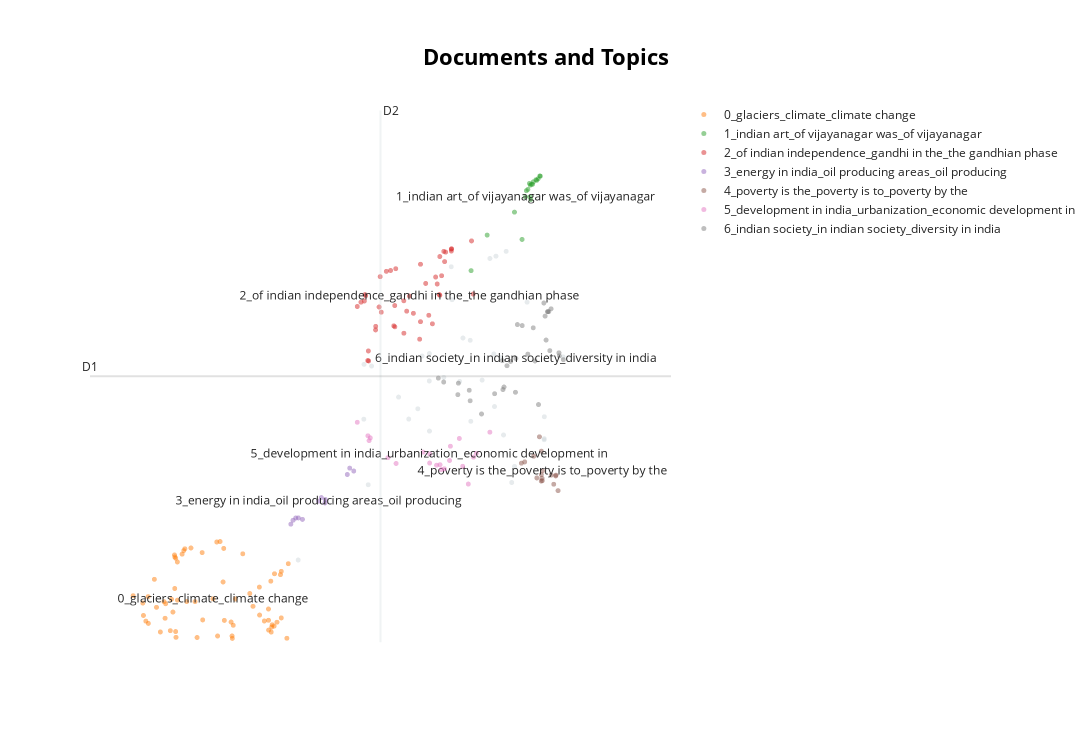

Notebook code cell kept with this figure:
### Code cell
model.visualize_documents(questions)

### Figure 1 — Plotly figure (JSON) as saved in the notebook; plotly's stock layout.template omitted (floating-point values rounded to 4 significant figures)
{"data": [{"hoverinfo": "text", "hovertext": ["Defying the barriers of age, gender and religion, the Indian women became the torchbearer during the struggle for freedom in India. Discuss.", "Trace the rise and growth of socio-religious reform movements with special reference to Young Bengal and Brahmo Samaj.", "Evaluate the nature of the Bhakti Literature and its contribution to Indian culture.", "The life cycle of a joint family depends on economic factors rather than social values. Discuss.", "How does India see its place in the economic space of rising natural resources rich Africa?", "‘Latecomer’ Industrial Revolution in Japan involved certain factors that were markedly different from what West had experienced.” Analyze.", "Elucidate the relationship between globalization and new technology in a world of scarce resources, with special reference to India.", "Explain the role of geographical factors towards the development of Ancient India.", "Defining blue revolution, explain the problems and strategies for pisciculture development in India.", "Examine the uniqueness of tribal knowledge system when compared with mainstream knowledge and cultural systems.", "Critically examine the effect of globalization on the aged population in India.", "Why is India considered as a sub-continent? Elaborate your answer.", "Assess the main administrative issues and socio-cultural problems in the integration process of Indian Princely States.", "The Bhakti movement received a remarkable re-orientation with the advent of Sri Chaitanya Mahaprabhu. Discuss.", "Examine how the decline of traditional artisanal industry in colonial India crippled the rural economy.", "To what extent has the urban planning and culture of the Indus Valley Civilization provided inputs to the present day urbanization?\nDiscuss.", "The political and administrative reorganization of states and territories has been a continuous ongoing process since the mid-nineteenth century. Discuss with examples.", "Discuss the positive and negative effects of globalization on women in India?", "Debate the issue whether and how contemporary movements for assertion of Dalit identity work towards annihilation of caste.", "Discuss whether formation of new states in recent times is beneficial or not for the economy of India.", "‘Communalism arises either due to power struggle or relative deprivation.’ Argue by giving suitable illustrations.", "From being net food importer in 1960s, India has emerged as a net food exporter to the world. Provide reasons.", "Why are the tribals in India referred to as 'the Scheduled Tribes? Indicate the major provisions in the Constitution of India for their upliftment.", "Examine the role of ‘Gig Economy’ in the process of empowerment of women in India.", "“Africa was chopped into states artificially created by accidents of European competition.” Analyze.", "Critically discuss the objectives of Bhoodan and Gramdan movements initiated by AcharyaVinobhaBhave and their success.", "The ancient civilization in Indian sub continent differed from those of Egypt , Mesopotamia and Greece in that its culture and traditions have been preserved without breakdown to the present day. Comment", "What are the two major legal initiatives by the State since Independence addressing discrimination against Scheduled Tribes(STs)?", "Explore and evaluate the impact of ‘Work From Home’ on family relationships.", "COVID-19 pandemic accelerated class inequalities and poverty in India. Comment.", "Why did the Green Revolution in India virtually by-pass the eastern region despite fertile soil and good availability of water?", "Clarify how mid-eighteenth century India was beset with the spectre of a fragmented polity.", "What were the major technological changes introduced during the Sultanate period? How did those technological changes influence the Indian society?", null], "marker": {"color": "#CFD8DC", "opacity": 0.5, "size": 5}, "mode": "markers+text", "name": "other", "showlegend": false, "type": "scattergl", "x": [8.531, 9.599, 9.305, 9.841, 7.362, 7.303, 8.807, 8.06, 6.375, 9.229, 9.141, 8.966, 8.426, 9.161, 7.409, 8.225, 8.223, 9.268, 10.11, 8.222, 9.842, 7.3, 8.798, 9.383, 8.121, 9.076, 9.131, 8.696, 9.84, 9.423, 7.932, 8.543, 7.789, 8.65], "y": [6.564, 5.892, 6.857, 3.304, 2.429, 4.713, 3.634, 3.871, 1.002, 4.84, 3.912, 4.414, 4.465, 6.765, 4.681, 3.447, 4.918, 3.374, 4.855, 4.398, 3.719, 3.673, 5.17, 2.472, 4.87, 6.721, 4.91, 5.213, 3.283, 2.778, 3.675, 5.939, 4.092, 4.389]}, {"hoverinfo": "text", "hovertext": ["Discuss the natural resource potentials of ‘Deccan trap’.", "Bring out the causes for more frequent occurrence of landslides in the Himalayas than in the Western Ghats.", "Discuss the geophysical characteristics of Circum- Pacific Zone.", "What characteristics can be assigned to monsoon climate that succeeds in feeding more than 50 percent of the world population residing in Monsoon Asia?", "What is water stress? How and why does it differ regionally in India?", "Enumerate the problems and prospects of inland water transport in India.", "Examine the status of forest resources of India and its resultant impact on climate change.", "How can the mountain ecosystem be restored from the negative impact of development initiatives and tourism?", "Identify and discuss the factors responsible for diversity of natural vegetation in India. Assess the significance of wildlife sanctuaries in rain forests regions of India.", "South China Sea has assumed great geopolitical significance in the present context. Comment.", "Discuss the meaning of colour-coded weather warnings for cyclone prone areas given by India Meteorological department.", "Define mantle plume and explain its role in plate tectonics.", "Differentiate the causes of landslides in the Himalayan region and Western Ghats.", "How do the melting of the Arctic ice and glaciers of the Antarctic differently affect the weather patterns and human activities on the Earth? Explain.", "What do you understand by the phenomenon of ‘temperature inversion’ in meteorology? How does it affect weather and the habitants of the place?", "Critically evaluate the various resources of the oceans which can be harnessed to meet the resource crisis in the world.", "How are the fjords formed? Why do they constitute some of the most picturesque areas of the world?", "What do you understand by the theory of continental drift? Discuss the prominent evidences in its support.", "Mention the significance of straits and isthmus in international trade.", "Major cities of India are becoming more vulnerable to flood conditions. Discuss.", "Bring out the causes for the formation of heat islands in the urban habitat of the world.", "Tropical cyclones are largely confined to South China Sea, Bay of Bengal and Gulf of Mexico. Why?", "\"The Himalayas are highly prone to landslides.\" Discuss the causes and suggest suitable measures of mitigation.", "The interlinking of rivers can provide viable solutions to the multi-dimensional inter-related problems of droughts, floods and interrupted navigation. Critically examine.", "How does the cryosphere affect global climate?", "Account for the huge flooding of million cities in India including the smart ones like Hyderabad and Pune. Suggest lasting remedial measures.", "Present an account of the Indus Water Treaty and examine its ecological, economic and political implications in the context of changing bilateral relations.", "How do ocean currents and water masses differ in their impacts on marine life and coastal environment? Give suitable examples.", "Discuss the concept of air mass and explain its role in macro-climatic changes.", "The states of Jammu and Kashmir, Himachal Pradesh and Uttarakhand are reaching the limits of ecological carrying capacity due to tourism. Critically evaluate.", "Discuss the causes of depletion of mangroves and explain their importance in maintaining coastal ecology.", "Major hot deserts in northern hemisphere are located between 20-30 deg N latitudes and on the western sides of the continents. Why?", "How will the melting of Himalayan glaciers have a far- reaching impact on the water resources of India?", "Describe the characteristics and types of primary rocks.", "Why is the world today confronted with a crisis of availability of and access to freshwater resources?", "Why is India taking keen interest in the Arctic region?", "The effective management of land and water resources will drastically reduce the human miseries. Explain.", "Why is the South-West monsoon called ‘Purvaiya’ (easterly) in Bhojpur Region? How has this directional seasonal wind system influenced the cultural ethos of the region?", "Account for variations in oceanic salinity and discuss its multi-dimensional effects.", "Discuss the consequences of climate change on the food security in tropical countries.", "Briefly mention the alignment of major mountain ranges of the world and explain their impact on local weather conditions, with examples.", "India is well endowed with fresh water resources. Critically examine why it still suffers from water scarcity.", "Assess the impact of global warming on the coral life system with examples.", "Bring out the relationship between the shrinking Himalayan glaciers and the symptoms of climate change in the Indian sub-continent.", "Why are the world’s fold mountain systems located along the margins of continents? Bring out the association between the global distribution of fold mountains and the earthquakes and volcanoes.", "Explain the formation of thousands of islands in Indonesian and Philipines archipelagos.", "Comment on the resource potentials of the long coastline of India and highlight the status of natural hazard preparedness in these areas.", "How far do you agree that the behaviour of the Indian monsoon has been changing due to humanizing landscape? Discuss.", "What are the consequences of spreading of ‘Dead Zones’ on marine ecosystem?", "Troposphere is a very significant atmospheric layer that determines weather processes.\nHow?", "The recent cyclone on the east coast of India was called ‘Phailin’. How are the tropical cyclones named across the world? Elaborate.", "What are the economic significances of discovery of oil in Arctic Sea and its possible environemental consequences?", "Why is Indian Regional Navigational Satellite System (IRNSS) needed? How does it help in navigation?", "There is no formation of deltas by rivers on the Western Ghats. Why?", "In what way micro-watershed development projects help in water conservation in\ndrought-prone and semi-arid regions of India?", "Explain the factors responsible for the origin of ocean currents. How do they influence regional climates, fishing and navigation?", "In what way can floods be converted into a sustainable source of irrigation and all-weather inland navigation in India?", "Mention the global occurrence of volcanic eruptions in 2021 and their impact on regional environment.", "“The ideal solution of depleting ground water resources in India is water harvesting system.” How can it be made effective in urban areas?", "What are the forces that influence ocean currents? Describe their role in fishing industry of the world.", "Most of the unusual climatic happenings are explained as an outcome of the El-Nino effect. Do you agree?", "The process of desertification does not have climate boundaries. Justify with examples.", "what are the environmental implications of the reclamation of the water bodies into urban land use? Explain with examples.", "How does the Juno Mission of NASA help to understand the origin and evolution of the Earth?", null], "marker": {"opacity": 0.5, "size": 5}, "mode": "markers+text", "name": "0_glaciers_climate_climate change", "text": ["", "", "", "", "", "", "", "", "", "", "", "", "", "", "", "", "", "", "", "", "", "", "", "", "", "", "", "", "", "", "", "", "", "", "", "", "", "", "", "", "", "", "", "", "", "", "", "", "", "", "", "", "", "", "", "", "", "", "", "", "", "", "", "", "0_glaciers_climate_climate change"], "textfont": {"size": 12}, "type": "scattergl", "x": [6.236, 4.574, 4.196, 5.335, 5.898, 6.009, 6.042, 5.829, 6.137, 5.275, 5.447, 4.187, 4.654, 4.637, 4.509, 5.023, 4.673, 4.35, 5.228, 5.957, 4.38, 5.24, 4.649, 5.959, 4.591, 6.002, 5.694, 4.633, 4.675, 6.125, 4.74, 4.611, 5.49, 4.434, 5.739, 5.595, 5.957, 5.461, 4.764, 5.318, 4.5, 5.832, 4.779, 4.922, 4.265, 4.05, 5.99, 5.431, 4.865, 4.485, 5.444, 5.327, 6.216, 4.951, 6.036, 4.65, 5.995, 4.229, 6.077, 4.638, 5.03, 4.805, 6.137, 4.262, 5.174], "y": [0.9325, -0.3387, -0.04982, -0.143, -0.1549, -0.2258, 0.7414, 0.4882, 0.7872, 1.352, -0.4843, 0.1856, -0.4649, 0.4614, 0.1722, 1.143, 0.9649, 0.6356, 1.344, -0.1408, 0.1041, -0.4394, -0.3553, -0.3274, 0.2582, -0.2695, 0.3665, 1.098, 0.2409, 0.7245, 1.113, 0.01491, 0.2631, -0.3629, 0.123, 1.12, 0.07271, -0.2362, 1.18, 0.5853, -0.1028, -0.042, 1.215, 0.2134, -0.2, 0.3256, 0.601, -0.175, 1.23, 0.2119, -0.4385, 1.222, -0.4819, -0.4677, -0.2519, 1.037, -0.3649, -0.157, -0.1781, 1.058, -0.1343, 0.2138, -0.09601, 0.3073, 0.266]}, {"hoverinfo": "text", "hovertext": ["Early Buddhist Stupa-art, while depicting folk motifs and narratives successfully expounds Buddhist ideals. Elucidate.", "The rock-cut architecture represents one of the most important sources of our knowledge of early Indian art and history. Discuss.", "Assess the importance of the accounts of the Chinese and Arab travellers in the reconstruction of the history of India.", "Safeguarding the Indian art heritage is the need of the moment.", "Discuss the main contributions of Gupta period and Chola period to Indian heritage and culture\n.", "How will you explain the medieval Indian temple sculptures represent the social life of those days?", "Chola architecture represents a high watermark in the evolution of temple architecture. Discuss", "Taxila university was one of the oldest universities of the world with which were associated a number of renowned learned personalities of different disciplines. Its strategic location caused its fame to flourish, but unlike Nalanda, it is not considered as a university in the modern sense. Discuss.", "Highlight the Central Asian and Greco Bactrian elements in the Gandhara art.", "Pala period is the most significant phase in the history of Buddhism in India. Enumerate.", "Persian literary sources of medieval India reflect the spirit of the age. Comment.", "Discuss the ‘Tandava’ dance as recorded in early Indian inscriptions.", "Discuss the significance of the lion and bull figures in Indian mythology, art and architecture.", "Krishnadeva Raya, the King of Vijayanagar, was not only an accomplished scholar himself but was also a great patron of learning and literature. Discuss.", "How do you justify the view that the level of excellence of the Gupta numismatic art is not at all noticeable in later times?", "Mesolithic rock cut architecture of India not only reflects the cultural life of the times but also a fine aesthetic sense comparable to modern painting. Critically evaluate this comment.", "Indian Philosophy and tradition played a significant role in conceiving and shaping the monuments and their art in India. Discuss.", "Gandhara sculpture owed as much to the Romans as to the Greeks. Explain.", null], "marker": {"opacity": 0.5, "size": 5}, "mode": "markers+text", "name": "1_indian art_of vijayanagar was_of vijayanagar", "text": ["", "", "", "", "", "", "", "", "", "", "", "", "", "", "", "", "", "", "1_indian art_of vijayanagar was_of vijayanagar"], "textfont": {"size": 12}, "type": "scattergl", "x": [9.725, 9.688, 8.811, 9.59, 9.641, 9.756, 9.661, 9.422, 9.778, 9.651, 9.529, 9.735, 9.644, 9.037, 9.611, 9.633, 9.676, 9.786, 9.576], "y": [8.215, 8.176, 6.491, 8.007, 7.89, 8.234, 8.13, 7.601, 8.285, 7.841, 7.082, 8.203, 8.112, 7.165, 8.031, 8.145, 8.128, 8.283, 7.89]}, {"hoverinfo": "text", "hovertext": ["Mahatma Gandhi and Dr. B R Ambedkar, despite having divergent approaches and strategies, had a common goal of amelioration of the downtrodden. Elucidate.", "What was the difference between Mahatma Gandhi and Rabindranath Tagore in their approach towards education and nationalism?", "To what extent did the role of the moderates prepare a base for the wider freedom movement? Comment.", "Assess the role of British imperial power in complicating the process of transfer of power during the 1940s.", "” There arose a serious challenge to the Democratic State System between the two World Wars.” Evaluate the statement.", "In what ways did the navel mutiny prove to be the last nail in the coffin of British colonial aspirations in India?", "The third battle of Panipat was fought in 1761. Why were so many empire-shaking battles fought at Panipat?", "Since the decade of the 1920s, the national movement acquired various ideological strands and thereby expanded its social base. Discuss.", "What were the major political, economic and social developments in the world which motivated the anti-colonial in India?", "“American Revolution was an economic revolt against mercantilism.” Substantiate.", "How difficult would have been the achievement of Indian independence without Mahatma Gandhi? Discuss.", "To what extend can Germany be held responsible for causing the two World Wars? Discuss critically.", "Throw light on the significance of the thoughts of Mahatma Gandhi in the present times.", "It would have been difficult for the Constituent Assembly to complete its historic task of drafting the Constitution for Independent India in just three years, but its experience gained with the Government of India Act, 1935\n.Discuss.", "Though not very useful from the point of view of a connected political history of South India, the Sangam literature portrays the social and economic conditions of its time with remarkable vividness. Comment.", "Discuss the contributions of MaulanaAbulKalam Azad to pre- and post-independent India.", "Bring out the constructive programmes of Mahatma Gandhi during Non-Cooperation Movement and Civil Disobedience Movement.", "The 1857 uprising was the culmination of the recurrent, big and small local rebellions that had occurred in the preceding hundred years of British rule. Elucidate.", "Evaluate the policies of Lord Curzon and their long term implications on the national movements.", "Why did the armies of the British East India Company – mostly comprising of Indian soldiers – win consistently against the more numerous and better equipped armies of the Indian rulers? Give reasons.", "Highlight the differences in the approach of Subhash Chandra Bose and Mahatma Gandhi in the struggle for freedom.", "What were the events that led to the Suez Crisis in 1956? How did it deal a final blow to Britain’s self-image as a world power?", "Examine the linkages between the nineteenth century’s ‘Indian Renaissance’ and the emergence of national identity.", "Why indentured labour was taken by the British from India to their colonies? have they been able to preserve their cultural identity over there?", "Why did the ‘Moderates’ failed to carry conviction with the nation about their proclaimed ideology and political goals by the end of the nineteenth century?", "Several foreigners made India their homeland and participated in various movements.\nAnalyze their role in the Indian struggle for freedom.", "The anti-colonial struggles in West Africa were led by the new elite of Western-educated Africans.", "Why was there a sudden spurt in famines in colonial India since the mid-eighteenth century? Give reasons.", "“In many ways, Lord Dalhousie was the founder of modern India.” Elaborate.", "What problems are germane to the decolonization process in the Malay Peninsula?", "Many voices had strengthened and enriched the nationalist movement during the Gandhian phase. Elaborate.", "The New Economic Policy – 1921 of Lenin had influenced the policies adopted by India soon after independence. Evaluate.", "Whereas the British planters had developed tea gardens all along the Shivaliks and Lesser Himalayas from Assam to Himachal Pradesh, in effect they did not succeed beyond the Darjeeling area. Explain.", "Explain how the foundations of the modern world were laid by the American and French Revolutions.", "What policy instruments were deployed to contain the Great Economic Depression?", "Discuss the role of women in the freedom struggle especially during the Gandhian phase.", "Why did the industrial revolution first occur in England? Discuss the quality of life of the people there during the industrialization. How does it compare with that in India at present times?", "Critically examine the compulsions which prompted India to play a decisive role in the emergence of Bangladesh.", "Examine critically the various facets of economic policies of the British in India from mid-eighteenth century till independence.", "Analyze the circumstances that led to the Tashkent Agreement in 1966. Discuss the highlights of the Agreement.", "Highlight the importance of the new objectives that got added to the vision of Indian Independence since the twenties of the last century.", "How did the colonial rule affect the tribals in India and what was the tribal response to the colonial oppression?", "Explain how the Uprising of 1857 constitutes an important watershed in the evolution of British policies towards colonial India.", null], "marker": {"opacity": 0.5, "size": 5}, "mode": "markers+text", "name": "2_of indian independence_gandhi in the_the gandhian phase", "text": ["", "", "", "", "", "", "", "", "", "", "", "", "", "", "", "", "", "", "", "", "", "", "", "", "", "", "", "", "", "", "", "", "", "", "", "", "", "", "", "", "", "", "", "2_of indian independence_gandhi in the_the gandhian phase"], "textfont": {"size": 12}, "type": "scattergl", "x": [8.536, 8.426, 7.677, 7.26, 7.317, 7.903, 7.465, 7.617, 8.098, 7.546, 8.37, 7.326, 8.533, 8.311, 8.84, 8.396, 8.533, 7.863, 7.53, 7.468, 8.452, 7.308, 8.363, 8.215, 7.749, 8.334, 7.998, 7.367, 8.817, 8.086, 8.098, 7.722, 7.364, 7.515, 7.864, 8.438, 7.355, 8.37, 7.737, 7.207, 8.171, 8.266, 7.735, 7.943], "y": [6.905, 6.856, 6.493, 5.892, 6.037, 5.722, 5.366, 6.478, 5.522, 5.703, 6.758, 6.014, 6.862, 6.369, 6.046, 6.394, 6.899, 5.919, 6.377, 5.434, 6.842, 5.915, 6.037, 5.644, 6.527, 6.238, 5.681, 4.778, 7.055, 5.19, 6.612, 5.444, 4.967, 5.801, 5.304, 6.662, 4.785, 6.023, 5.425, 5.811, 6.248, 5.482, 5.828, 6.008]}, {"hoverinfo": "text", "hovertext": ["Account for the change in the spatial pattern of the Iron and Steel industry in the world.", "With growing scarcity of fossil fuels, the atomic energy is gaining more and more significance in India. Discuss the availability of raw material required for the generation of atomic energy in India and in the world.", "Petroleum refineries are not necessarily located nearer to crude oil producing areas, particularly in many of the developing countries. Explain its implications.", "“Inspite of adverse environmental impact, coal mining is still inevitable for development”.\nDiscuss", "Examine the potential of wind energy in India and explain the reasons for their limited spatial spread.", "India has immense potential of solar energy though there are regional variations in its developments. Elaborate.", "Despite India being one of the countries of the Gondwanaland, its mining industry contributes much less to its Gross Domestic Product(GDP) in percentage. Discuss.", "It is said that India has substantial reserves of shale oil and gas, which can feed the needs of the country for quarter century. However, tapping of the resource does not appear to be high on the agenda. Discuss critically the availability and issues involved.", "Describing the distribution of rubber producing countries, indicate the major environmental issues faced by them.", "Account for the present location of iron and steel industries away from the source of raw material, by giving examples.", "Discuss the multi-dimensional implications of uneven distribution of mineral oil in the world.", null], "marker": {"opacity": 0.5, "size": 5}, "mode": "markers+text", "name": "3_energy in india_oil producing areas_oil producing", "text": ["", "", "", "", "", "", "", "", "", "", "", "3_energy in india_oil producing areas_oil producing"], "textfont": {"size": 12}, "type": "scattergl", "x": [6.701, 7.067, 6.34, 6.435, 7.101, 7.158, 6.753, 6.378, 6.272, 6.757, 6.303, 6.661], "y": [2.186, 2.624, 1.799, 1.773, 2.745, 2.69, 2.085, 1.801, 1.682, 2.151, 1.756, 2.117]}, {"hoverinfo": "text", "hovertext": ["How does patriarchy impact the position of a middle class working woman in India?", "“Empowering women is the key to control population growth.” Discuss.", "Child cuddling is now being replaced by mobile phones. Discuss its impact on the socialization of children.", "Critically examine whether growing population is the cause of poverty OR poverty is the mains cause of population increase in India.", "The women’s questions arose in modern India as a part of the 19th century social reform movement. What are the major issues and debates concerning women in that period?", "Explain why suicide among young women is increasing in Indian Society.", "What are the continued challenges for women in India against time and space?", "‘Women’s movement in India has not addressed the issues of women of lower social strata.’ Substantiate your view.", "Discuss the various economic and\nsocio-cultural forces that are driving increasing feminization of agriculture in India.", "‘Despite implementation of various programmes for eradication of poverty by the government in India, poverty is still existing’. Explain by giving reasons.", "Why do some of the most prosperous regions of India have an adverse sex ratio for women? Give your arguments.", "“Male membership needs to be encouraged in order to make women’s organization free from gender bias.” Comment.", "\"An essential condition to eradicate poverty is to liberate the poor from the process of deprivation.\" Substantiate this statement with suitable examples.", "Discuss the main objectives of Population Education and point out the measures to achieve them in India in detail.", "How do you explain the statistics that show that the sex ratio in Tribes in India is more favourable to women than the sex ratio among Scheduled Castes?", null], "marker": {"opacity": 0.5, "size": 5}, "mode": "markers+text", "name": "4_poverty is the_poverty is to_poverty by the", "text": ["", "", "", "", "", "", "", "", "", "", "", "", "", "", "", "4_poverty is the_poverty is to_poverty by the"], "textfont": {"size": 12}, "type": "scattergl", "x": [10.0, 9.8, 9.773, 9.566, 9.975, 9.799, 10.04, 9.81, 9.737, 9.693, 9.813, 9.94, 9.801, 9.519, 10.01, 9.818], "y": [2.598, 2.62, 3.339, 2.863, 2.439, 2.499, 2.318, 2.551, 2.559, 2.97, 2.507, 2.613, 3.067, 2.838, 2.611, 2.693]}, {"hoverinfo": "text", "hovertext": ["What are the main socio-economic implications arising out of the development of IT industries in major cities of India?", "Bring out the socio-economic effects of the introduction of railways in different countries of the world", "Does urbanization lead to more segregation and/or marginalization of the poor in Indian metropolises?", "With a brief background of quality of urban life in India, introduce the objectives and strategy of the 'Smart City Programme'.", "Do you agree that there is a growing trend of opening new sugar mills in southern states of India? Discuss with justification.", "What is Cryptocurrency? How does it affect global society? Has it been affecting Indian society also?", "Why did human development fail to keep pace with economic development in India?", "Mumbai, Delhi and Kolkata are the three Mega cities of the country but the air pollution is much more serious probelm in Delhi as compared to the other two. Why is this so?", "How is efficient and affordable urban mass transport key to the rapid economic development in India?", "Analyze the factors for the highly decentralized cotton textile industry in India.", "Smart cities in India cannot sustain without smart vilages. Discuss this statement in the backdrop of rural urban integration.", "Can the strategy of regional resource-based manufacturing help in promoting employment in India?", "What is the significance of Industrial Corridors in India? Identifying industrial corridors, explain their main characteristics.", "How have digital initiatives in India contributed to the functioning of the education system in the country? Elaborate your answer.", "Discuss the various social problems which originated out of the speedy process of urbanization in India.", "Mention the advantages of the cultivation of pulses because of which the year 2016 was declared as the International Year of Pulses by United Nations.", "How is the growth of Tier 2 cities related to the rise of a new middle class with an emphasis on the culture of consumption?", "Mention core strategies for the transformation of aspirational districts in India and explain the nature of convergence, collaboration and competition for its success.", "Discuss the factors for localisation of agro-based food processing industries of North-West India.", "“The growth of cities as I.T. hubs has opened up new avenues of employment, but has also created new problems”. Substantiate this statement with examples", null], "marker": {"opacity": 0.5, "size": 5}, "mode": "markers+text", "name": "5_development in india_urbanization_economic development in", "text": ["", "", "", "", "", "", "", "", "", "", "", "", "", "", "", "", "", "", "", "", "5_development in india_urbanization_economic development in"], "textfont": {"size": 12}, "type": "scattergl", "x": [8.324, 8.136, 8.693, 8.392, 7.374, 9.075, 8.645, 8.771, 8.227, 7.391, 8.434, 7.64, 7.754, 8.845, 8.519, 7.208, 8.507, 8.885, 7.358, 8.373, 8.228], "y": [2.8, 3.048, 2.781, 2.718, 3.267, 3.426, 3.308, 2.443, 2.841, 3.318, 2.732, 2.944, 2.833, 2.953, 3.16, 3.614, 2.89, 3.028, 3.359, 2.81, 3.014]}, {"hoverinfo": "text", "hovertext": ["Are tolerance, assimilation and pluralism the key elements in the making of an Indian form of secularism? Justify your answer.", "What are the challenges to our cultural practices in the name of secularism?", "“Caste system is assuming new identities and associational forms. Hence, caste system cannot be eradicated in India.”", "How the Indian concept of secularism different from the western model of secularism?\nDiscuss.", "Do you agree that regionalism in India appears to be a consequence of rising cultural assertiveness? Argue.", "Discuss the impact of post-liberal economy on ethnic identity and communalism.", "Has caste lost its relevance in understanding the multi- cultural Indian Society? Elaborate your answer with illustrations.", "How do the Indian debates on secularism differ from the debates in the West?", "Describe any four cultural elements of diversity in India and rate their relative significance in building a national identity.", "What is the basis of regionalism? Is it that unequal distribution of benefits of development on regional basis eventually promotes regionalism? Substantiate your answer.", "To what extent globalization has influenced the core of cultural diversity in India? Explain.", "What are the main features of Vedic society and religion? Do you think some of the features are still prevailing in Indian society?", "What makes the Indian society unique in sustaining its culture? Discuss.", "Sufis and medieval saints failed to modify either the religious ideas and practices or the outward structure of Hindu/ Muslim societies to any appreciable extent. Comment.", "Discuss the changes in the trends of labour migration within and outside India in the last four decades.", "Growing feeling of regionalism is an important factor in generation of demand for a separate state. Discuss.", "Do you think marriage as a sacrament in loosing its value in Modern India?", "Why is caste identity in India both fluid and static?", "Analyze the salience of ‘sect’ in Indian society vis-a-vis caste, region and religion.", "Customs and traditions suppress reason leading to obscurantism. Do you agree?", "Globalisation is generally said to promote cultural homogenisation but due to this cultural specificities appear to be strengthened in the Indian society.’ Elucidate.", "Are we losing our local identity for the global identity? Discuss.", "In the context of the diversity of India, can it be said that the regions form cultural units rather than the States? Give reasons with examples for your view point.", "Do we have cultural pockets of small India all over the nation? Elaborate with examples.", "Distinguish between religiousness/religiosity and communalism giving one example of how the former has got transformed into the latter in independent India.", "Has the formation of linguistic States strengthened the cause of Indian Unity?", "Write a critical note on the evolution and significance of the slogan, ‘Jai Jawan, Jai Kisan’.", "Given the diversities among the tribal communities in India, in which specific contexts should they be considered as a single category?", "How does Indian society maintain continuity in traditional social values? Enumerate the changes taking place in it.", "Is diversity and pluralism in India under threat due to globalisation? Justify your answer.", "The spirit of tolerance and love is not only an interesting feature of Indian society from very early times, but it is also playing an important part at the present. Elaborate.", null], "marker": {"opacity": 0.5, "size": 5}, "mode": "markers+text", "name": "6_indian society_in indian society_diversity in india", "text": ["", "", "", "", "", "", "", "", "", "", "", "", "", "", "", "", "", "", "", "", "", "", "", "", "", "", "", "", "", "", "", "6_indian society_in indian society_diversity in india"], "textfont": {"size": 12}, "type": "scattergl", "x": [9.853, 9.906, 10.05, 9.888, 8.797, 9.76, 10.11, 9.891, 9.316, 8.624, 9.142, 9.61, 9.367, 9.836, 8.958, 8.349, 9.92, 10.05, 9.867, 9.937, 9.26, 9.435, 8.632, 8.785, 9.531, 8.425, 9.463, 9.251, 9.711, 9.274, 9.686, 9.441], "y": [5.628, 5.714, 4.933, 5.713, 4.023, 3.951, 4.801, 5.711, 4.687, 4.138, 4.156, 4.907, 4.769, 5.876, 3.772, 4.452, 4.973, 4.874, 5.174, 5.766, 4.235, 4.183, 4.356, 4.222, 5.449, 4.377, 5.468, 4.783, 4.777, 4.283, 5.406, 4.824]}], "layout": {"annotations": [{"showarrow": false, "text": "D1", "x": 3.443, "y": 4.486, "yshift": 10}, {"showarrow": false, "text": "D2", "x": 7.535, "xshift": 10, "y": 9.528}], "height": 750, "shapes": [{"line": {"color": "#CFD8DC", "width": 2}, "type": "line", "x0": 7.535, "x1": 7.535, "y0": -0.557, "y1": 9.528}, {"line": {"color": "#9E9E9E", "width": 2}, "type": "line", "x0": 3.443, "x1": 11.63, "y0": 4.486, "y1": 4.486}], "title": {"font": {"color": "Black", "size": 22}, "text": "<b>Documents and Topics</b>", "x": 0.5, "xanchor": "center", "yanchor": "top"}, "width": 1200, "xaxis": {"visible": false}, "yaxis": {"visible": false}}}
